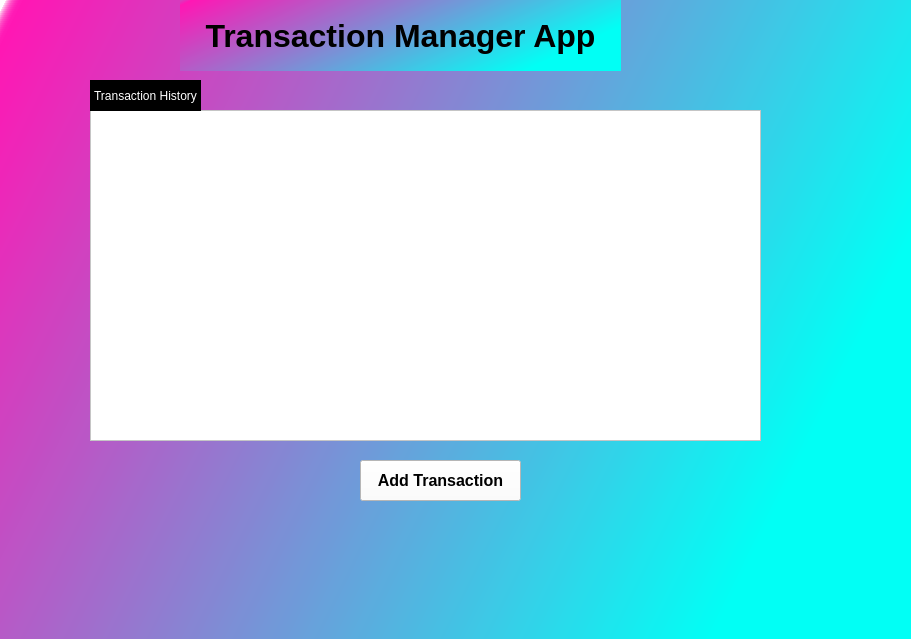
<?xml version="1.0" encoding="UTF-8"?>
<ui version="4.0">
 <class>BudgetTrackerApp</class>
 <widget class="QMainWindow" name="BudgetTrackerApp">
  <property name="geometry">
   <rect>
    <x>0</x>
    <y>0</y>
    <width>911</width>
    <height>639</height>
   </rect>
  </property>
  <property name="windowTitle">
   <string>MainWindow</string>
  </property>
  <property name="styleSheet">
   <string notr="true">background-color: qlineargradient(spread:pad, x1:1, y1:0.364, x2:0, y2:0.017, stop:0 rgba(1, 255, 245, 255), stop:0.98 rgba(255, 23, 180, 255), stop:1 rgba(0, 0, 0, 0));</string>
  </property>
  <widget class="QWidget" name="centralwidget">
   <widget class="QListWidget" name="thistory">
    <property name="geometry">
     <rect>
      <x>90</x>
      <y>110</y>
      <width>671</width>
      <height>331</height>
     </rect>
    </property>
    <property name="styleSheet">
     <string notr="true">background-color: rgb(255, 255, 255);</string>
    </property>
   </widget>
   <widget class="QLabel" name="bodytext">
    <property name="geometry">
     <rect>
      <x>90</x>
      <y>80</y>
      <width>111</width>
      <height>31</height>
     </rect>
    </property>
    <property name="styleSheet">
     <string notr="true">background-color: rgb(0, 0, 0);
color: rgb(255, 255, 255);</string>
    </property>
    <property name="text">
     <string>Transaction History</string>
    </property>
    <property name="alignment">
     <set>Qt::AlignCenter</set>
    </property>
   </widget>
   <widget class="QPushButton" name="addtrnsbtn">
    <property name="geometry">
     <rect>
      <x>360</x>
      <y>460</y>
      <width>161</width>
      <height>41</height>
     </rect>
    </property>
    <property name="font">
     <font>
      <pointsize>12</pointsize>
      <weight>75</weight>
      <bold>true</bold>
     </font>
    </property>
    <property name="styleSheet">
     <string notr="true">background-color: rgb(255, 255, 255);
</string>
    </property>
    <property name="text">
     <string>Add Transaction</string>
    </property>
   </widget>
   <widget class="QLabel" name="header">
    <property name="geometry">
     <rect>
      <x>180</x>
      <y>0</y>
      <width>441</width>
      <height>71</height>
     </rect>
    </property>
    <property name="font">
     <font>
      <pointsize>24</pointsize>
      <weight>75</weight>
      <bold>true</bold>
     </font>
    </property>
    <property name="styleSheet">
     <string notr="true"/>
    </property>
    <property name="text">
     <string>Transaction Manager App</string>
    </property>
    <property name="alignment">
     <set>Qt::AlignCenter</set>
    </property>
   </widget>
  </widget>
 </widget>
 <resources/>
 <connections/>
</ui>
